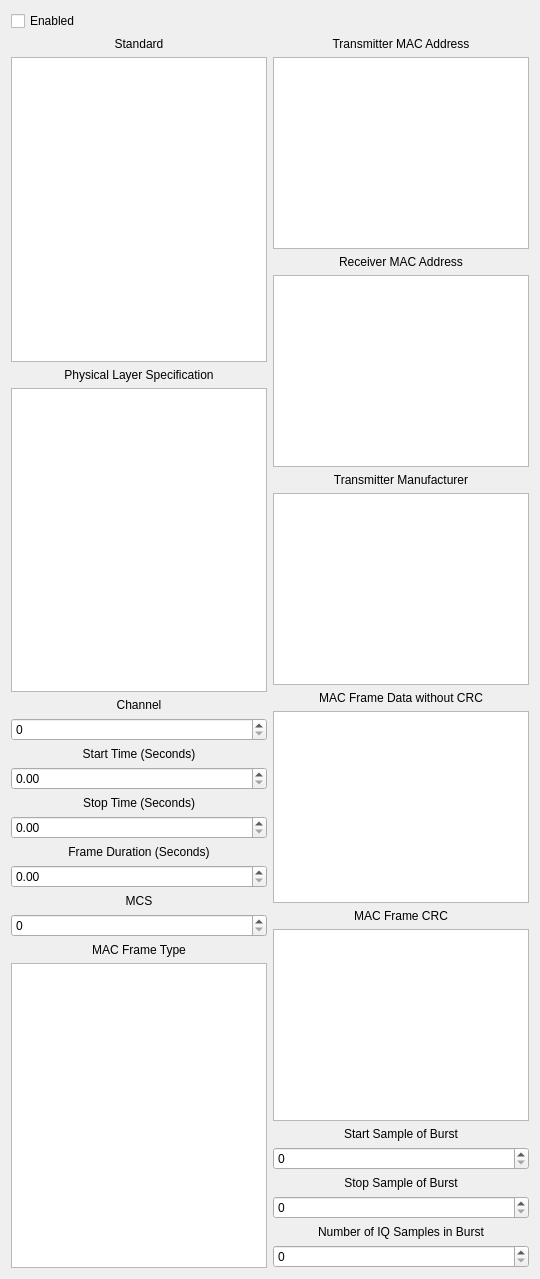
            <widget class="QWidget" name="annotationWifiTab">
             <attribute name="title">
              <string>Wifi</string>
             </attribute>
             <layout class="QVBoxLayout" name="verticalLayout_13">
              <item>
               <widget class="QCheckBox" name="wifiEnableCheckBox">
                <property name="text">
                 <string>Enabled</string>
                </property>
               </widget>
              </item>
              <item>
               <layout class="QHBoxLayout" name="horizontalLayout_3">
                <item>
                 <layout class="QVBoxLayout" name="verticalLayout_10">
                  <item>
                   <widget class="QLabel" name="wifiStandardLabel">
                    <property name="text">
                     <string>Standard</string>
                    </property>
                    <property name="alignment">
                     <set>Qt::AlignCenter</set>
                    </property>
                   </widget>
                  </item>
                  <item>
                   <widget class="QTextEdit" name="wifiStandardTextEdit"/>
                  </item>
                  <item>
                   <widget class="QLabel" name="frameTypePhyLabel">
                    <property name="text">
                     <string>Physical Layer Specification</string>
                    </property>
                    <property name="alignment">
                     <set>Qt::AlignCenter</set>
                    </property>
                   </widget>
                  </item>
                  <item>
                   <widget class="QTextEdit" name="frameTypePhyTextEdit"/>
                  </item>
                  <item>
                   <widget class="QLabel" name="wifiChannelLabel">
                    <property name="text">
                     <string>Channel</string>
                    </property>
                    <property name="alignment">
                     <set>Qt::AlignCenter</set>
                    </property>
                   </widget>
                  </item>
                  <item>
                   <widget class="QSpinBox" name="wifiChannelSpinBox">
                    <property name="maximum">
                     <number>300</number>
                    </property>
                   </widget>
                  </item>
                  <item>
                   <widget class="QLabel" name="wifiStartTimeLabel">
                    <property name="text">
                     <string>Start Time (Seconds)</string>
                    </property>
                    <property name="alignment">
                     <set>Qt::AlignCenter</set>
                    </property>
                   </widget>
                  </item>
                  <item>
                   <widget class="QDoubleSpinBox" name="wifiStartTimeDoubleSpinBox"/>
                  </item>
                  <item>
                   <widget class="QLabel" name="wifiStopTimeLabel">
                    <property name="text">
                     <string>Stop Time (Seconds)</string>
                    </property>
                    <property name="alignment">
                     <set>Qt::AlignCenter</set>
                    </property>
                   </widget>
                  </item>
                  <item>
                   <widget class="QDoubleSpinBox" name="wifiStopTimeDoubleSpinBox"/>
                  </item>
                  <item>
                   <widget class="QLabel" name="wifiFrameDurationLabel">
                    <property name="text">
                     <string>Frame Duration (Seconds)</string>
                    </property>
                    <property name="alignment">
                     <set>Qt::AlignCenter</set>
                    </property>
                   </widget>
                  </item>
                  <item>
                   <widget class="QDoubleSpinBox" name="wifiFrameDurationDoubleSpinBox"/>
                  </item>
                  <item>
                   <widget class="QLabel" name="wifiMcsLabel">
                    <property name="text">
                     <string>MCS</string>
                    </property>
                    <property name="alignment">
                     <set>Qt::AlignCenter</set>
                    </property>
                   </widget>
                  </item>
                  <item>
                   <widget class="QSpinBox" name="wifiMcsSpinBox"/>
                  </item>
                  <item>
                   <widget class="QLabel" name="wifiMacFrameTypeLabel">
                    <property name="text">
                     <string>MAC Frame Type</string>
                    </property>
                    <property name="alignment">
                     <set>Qt::AlignCenter</set>
                    </property>
                   </widget>
                  </item>
                  <item>
                   <widget class="QTextEdit" name="wifiMacFrameTypeTextEdit"/>
                  </item>
                 </layout>
                </item>
                <item>
                 <layout class="QVBoxLayout" name="verticalLayout_12">
                  <item>
                   <widget class="QLabel" name="wifiMacTaLabel">
                    <property name="text">
                     <string>Transmitter MAC Address</string>
                    </property>
                    <property name="alignment">
                     <set>Qt::AlignCenter</set>
                    </property>
                   </widget>
                  </item>
                  <item>
                   <widget class="QTextEdit" name="wifiMacTaTextEdit"/>
                  </item>
                  <item>
                   <widget class="QLabel" name="wifiMacRaLabel">
                    <property name="text">
                     <string>Receiver MAC Address</string>
                    </property>
                    <property name="alignment">
                     <set>Qt::AlignCenter</set>
                    </property>
                   </widget>
                  </item>
                  <item>
                   <widget class="QTextEdit" name="wifiMacRaTextEdit"/>
                  </item>
                  <item>
                   <widget class="QLabel" name="wifiManufacturerLabel">
                    <property name="text">
                     <string>Transmitter Manufacturer</string>
                    </property>
                    <property name="alignment">
                     <set>Qt::AlignCenter</set>
                    </property>
                   </widget>
                  </item>
                  <item>
                   <widget class="QTextEdit" name="wifiManufacturerTextEdit"/>
                  </item>
                  <item>
                   <widget class="QLabel" name="wifiMacFrameLabel">
                    <property name="text">
                     <string>MAC Frame Data without CRC</string>
                    </property>
                    <property name="alignment">
                     <set>Qt::AlignCenter</set>
                    </property>
                   </widget>
                  </item>
                  <item>
                   <widget class="QTextEdit" name="wifiMacFrameTextEdit"/>
                  </item>
                  <item>
                   <widget class="QLabel" name="wifiCrcLabel">
                    <property name="text">
                     <string>MAC Frame CRC</string>
                    </property>
                    <property name="alignment">
                     <set>Qt::AlignCenter</set>
                    </property>
                   </widget>
                  </item>
                  <item>
                   <widget class="QTextEdit" name="wifiCrcTextEdit"/>
                  </item>
                  <item>
                   <widget class="QLabel" name="wifiStartPktLabel">
                    <property name="text">
                     <string>Start Sample of Burst</string>
                    </property>
                    <property name="alignment">
                     <set>Qt::AlignCenter</set>
                    </property>
                   </widget>
                  </item>
                  <item>
                   <widget class="QSpinBox" name="wifiStartPktSpinBox">
                    <property name="maximum">
                     <number>1000000000</number>
                    </property>
                    <property name="singleStep">
                     <number>100</number>
                    </property>
                   </widget>
                  </item>
                  <item>
                   <widget class="QLabel" name="wifiStopPktLabel">
                    <property name="text">
                     <string>Stop Sample of Burst</string>
                    </property>
                    <property name="alignment">
                     <set>Qt::AlignCenter</set>
                    </property>
                   </widget>
                  </item>
                  <item>
                   <widget class="QSpinBox" name="wifiStopPktSpinBox">
                    <property name="maximum">
                     <number>1000000000</number>
                    </property>
                    <property name="singleStep">
                     <number>100</number>
                    </property>
                   </widget>
                  </item>
                  <item>
                   <widget class="QLabel" name="wifiNumSampsLabel">
                    <property name="text">
                     <string>Number of IQ Samples in Burst</string>
                    </property>
                    <property name="alignment">
                     <set>Qt::AlignCenter</set>
                    </property>
                   </widget>
                  </item>
                  <item>
                   <widget class="QSpinBox" name="wifiNumSampsSpinBox">
                    <property name="maximum">
                     <number>1000000000</number>
                    </property>
                    <property name="singleStep">
                     <number>100</number>
                    </property>
                   </widget>
                  </item>
                 </layout>
                </item>
               </layout>
              </item>
             </layout>
            </widget>
